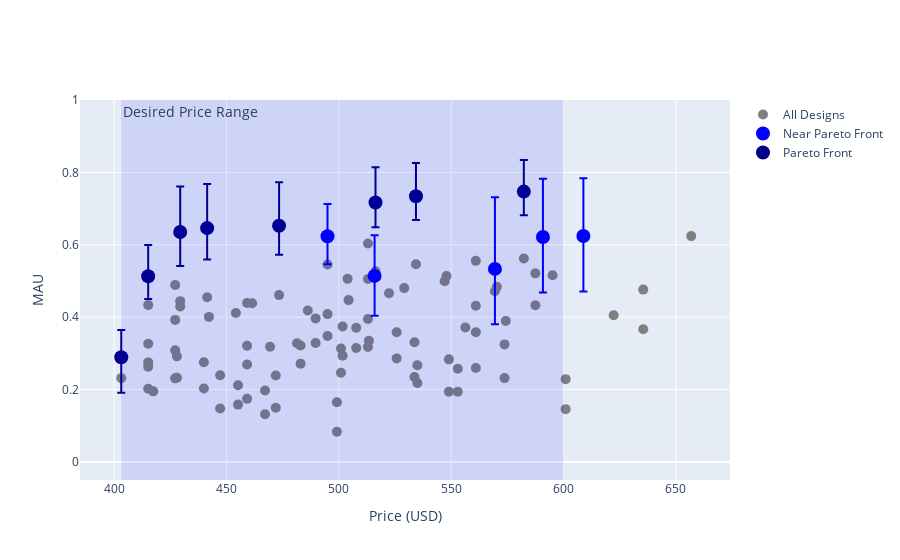

Notebook cell for this chart:
### Markdown cell above
## Visualize the Design Space

### The MAU and the SAU

For visualization, we want to have the best design score at the lowest cost. The design score in the tradespace exploration theory is called Multi Attribute Utility MAU. The MAU is a weighted mean of the scores for each performance variable, called Single Attribute Utility SAU. The SAU is calculated based on the Mission requirements that were defined in the beginning of the design process. The MAU is calculated as follows:

$$MAU = \sum_{i=1}^{n} w_i SAU_i$$

Where $w_i$ is the weight of the performance variable $i$ and $n$ is the number of performance variables.

### The Pareto Front

The Pareto Front is the set of designs that are not dominated by any other design. A design dominates another design if it has a better MAU and a lower cost. The Pareto Front is the set of designs that are the best in the tradespace. The Pareto Front is calculated by the system and is shown in the visualization.

### Code cell
# see the tradespace
# uav_td.td.plot_tradespace_plotly('price', 'MAU')
uav_td.plot_price_vs_mau()

### Figure 1 — Plotly figure (JSON) as saved in the notebook; plotly's stock layout.template omitted (floating-point values rounded to 4 significant figures)
{"data": [{"hovertemplate": "<b>%{text}</b><br>%{yaxis.title.text}: %{y}<br>%{xaxis.title.text}: %{x}<extra></extra>", "marker": {"color": "gray", "size": 10}, "mode": "markers", "name": "All Designs", "text": ["ID: 0", "ID: 1", "ID: 2", "ID: 3", "ID: 4", "ID: 5", "ID: 6", "ID: 7", "ID: 8", "ID: 9", "ID: 10", "ID: 11", "ID: 12", "ID: 13", "ID: 14", "ID: 15", "ID: 16", "ID: 17", "ID: 18", "ID: 19", "ID: 20", "ID: 21", "ID: 22", "ID: 23", "ID: 24", "ID: 25", "ID: 26", "ID: 27", "ID: 28", "ID: 29", "ID: 30", "ID: 31", "ID: 32", "ID: 33", "ID: 34", "ID: 35", "ID: 36", "ID: 37", "ID: 38", "ID: 39", "ID: 40", "ID: 41", "ID: 42", "ID: 43", "ID: 44", "ID: 45", "ID: 46", "ID: 47", "ID: 48", "ID: 49", "ID: 50", "ID: 51", "ID: 52", "ID: 53", "ID: 54", "ID: 55", "ID: 56", "ID: 57", "ID: 58", "ID: 59", "ID: 60", "ID: 61", "ID: 62", "ID: 63", "ID: 64", "ID: 65", "ID: 66", "ID: 67", "ID: 68", "ID: 69", "ID: 70", "ID: 71", "ID: 72", "ID: 73", "ID: 74", "ID: 75", "ID: 76", "ID: 77", "ID: 78", "ID: 79", "ID: 80", "ID: 81", "ID: 82", "ID: 83", "ID: 84", "ID: 85", "ID: 86", "ID: 87", "ID: 88", "ID: 89", "ID: 90", "ID: 91", "ID: 92", "ID: 93", "ID: 94", "ID: 95", "ID: 96", "ID: 97", "ID: 98", "ID: 99", "ID: 100", "ID: 101", "ID: 102", "ID: 103", "ID: 104", "ID: 105", "ID: 106", "ID: 107"], "type": "scatter", "x": [481.4, 574.3, 469.4, 556.3, 513.4, 622.3, 467.1, 552.9, 455.1, 534.9, 499.1, 600.9, 467.1, 552.9, 455.1, 534.9, 499.1, 600.9, 454.2, 547.1, 442.2, 529.1, 486.2, 595.1, 439.9, 525.7, 427.9, 507.7, 471.9, 573.7, 439.9, 525.7, 427.9, 507.7, 471.9, 573.7, 441.4, 534.3, 429.4, 516.3, 473.4, 582.3, 427.1, 512.9, 415.1, 494.9, 459.1, 560.9, 427.1, 512.9, 415.1, 494.9, 459.1, 560.9, 429.4, 522.3, 417.4, 504.3, 461.4, 570.3, 415.1, 500.9, 403.1, 482.9, 447.1, 548.9, 415.1, 500.9, 403.1, 482.9, 447.1, 548.9, 515.9, 608.8, 503.9, 590.8, 547.9, 656.8, 501.6, 587.4, 489.6, 569.4, 533.6, 635.4, 501.6, 587.4, 489.6, 569.4, 533.6, 635.4, 441.4, 534.3, 429.4, 516.3, 473.4, 582.3, 427.1, 512.9, 415.1, 494.9, 459.1, 560.9, 427.1, 512.9, 415.1, 494.9, 459.1, 560.9], "y": [0.3279, 0.3891, 0.318, 0.3716, 0.3348, 0.4053, 0.1974, 0.2573, 0.2118, 0.2669, 0.1649, 0.2287, 0.1315, 0.1938, 0.1584, 0.2182, 0.08342, 0.1458, 0.4116, 0.4994, 0.4007, 0.4802, 0.4182, 0.5155, 0.2751, 0.3584, 0.2916, 0.3708, 0.2389, 0.3247, 0.2028, 0.286, 0.2328, 0.3146, 0.1498, 0.2315, 0.4549, 0.5461, 0.4442, 0.5268, 0.4609, 0.5621, 0.3082, 0.3947, 0.3263, 0.4084, 0.2691, 0.3584, 0.2308, 0.3174, 0.263, 0.3481, 0.1742, 0.2593, 0.4296, 0.4661, 0.1949, 0.447, 0.4382, 0.4838, 0.275, 0.3132, 0.2894, 0.3217, 0.2396, 0.2833, 0.2023, 0.2464, 0.2314, 0.2715, 0.1478, 0.194, 0.514, 0.6241, 0.5058, 0.6216, 0.5138, 0.6239, 0.3741, 0.521, 0.3966, 0.5332, 0.3307, 0.4761, 0.2934, 0.4329, 0.3286, 0.4714, 0.2347, 0.3667, 0.646, 0.7342, 0.6351, 0.7169, 0.6526, 0.7469, 0.489, 0.6036, 0.513, 0.6235, 0.439, 0.5556, 0.3924, 0.5054, 0.4333, 0.5454, 0.3211, 0.4313]}, {"error_y": {"array": [0.1123, 0.1595, 0.1606, 0.198, 0.08928], "arrayminus": [0.1099, 0.153, 0.1532, 0.1526, 0.07751], "symmetric": false, "type": "data", "visible": true}, "hovertemplate": "<b>%{text}</b><br><br>%{xaxis.title.text}: %{x}<br>%{yaxis.title.text}: %{y}<extra></extra>", "marker": {"color": "blue", "size": 14}, "mode": "markers", "name": "Near Pareto Front", "text": ["ID: 72", "ID: 73", "ID: 75", "ID: 81", "ID: 99"], "type": "scatter", "x": [515.9, 608.8, 590.8, 569.4, 494.9], "y": [0.514, 0.6241, 0.6216, 0.5332, 0.6235]}, {"error_y": {"array": [0.0752, 0.1221, 0.09167, 0.1258, 0.09763, 0.1198, 0.08727, 0.08671], "arrayminus": [0.09799, 0.08697, 0.06595, 0.09364, 0.06879, 0.07991, 0.06561, 0.06287], "symmetric": false, "type": "data", "visible": true}, "hovertemplate": "<b>%{text}</b><br><br>%{xaxis.title.text}: %{x}<br>%{yaxis.title.text}: %{y}<extra></extra>", "marker": {"color": "darkblue", "size": 14}, "mode": "markers", "name": "Pareto Front", "text": ["ID: 62", "ID: 90", "ID: 91", "ID: 92", "ID: 93", "ID: 94", "ID: 95", "ID: 98"], "type": "scatter", "x": [403.1, 441.4, 534.3, 429.4, 516.3, 473.4, 582.3, 415.1], "y": [0.2894, 0.646, 0.7342, 0.6351, 0.7169, 0.6526, 0.7469, 0.513]}], "layout": {"annotations": [{"font": {"size": 14}, "showarrow": false, "text": "Desired Price Range", "x": 403.1, "xanchor": "left", "xref": "x", "y": 1, "yanchor": "top", "yref": "y domain"}], "shapes": [{"fillcolor": "blue", "line": {"width": 0}, "opacity": 0.1, "type": "rect", "x0": 403.1, "x1": 600, "xref": "x", "y0": 0, "y1": 1, "yref": "y domain"}], "showlegend": true, "xaxis": {"title": {"text": "Price (USD)"}}, "yaxis": {"range": [-0.05, 1], "title": {"text": "MAU"}}}}
